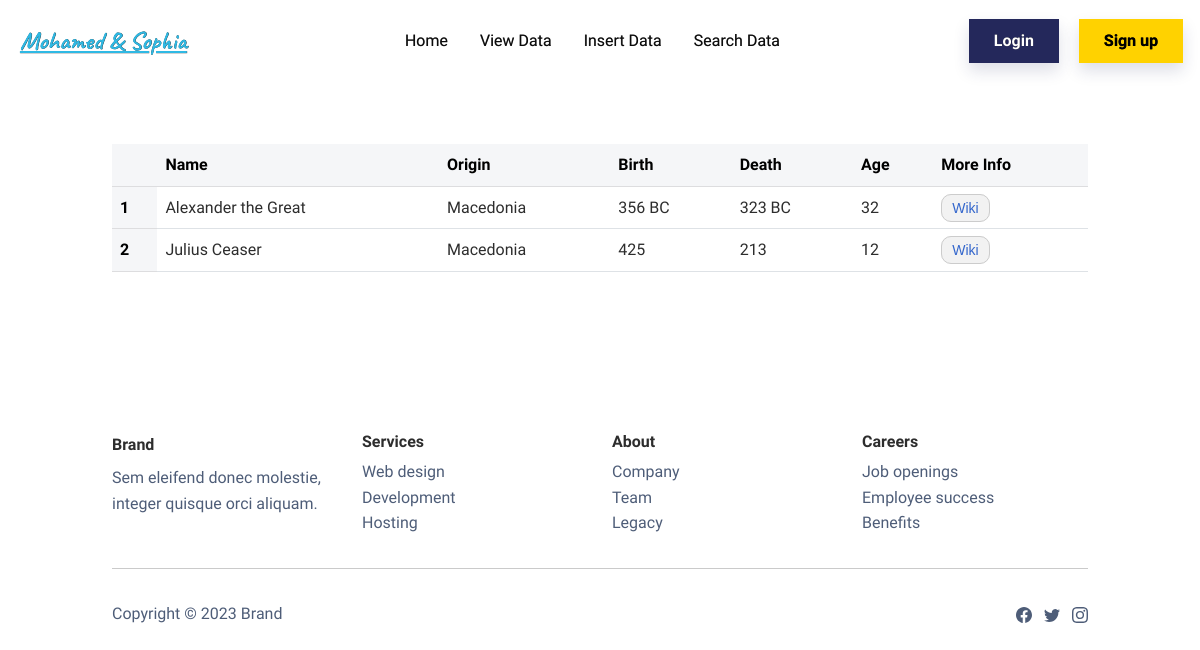
Page /data on the earlier database version.
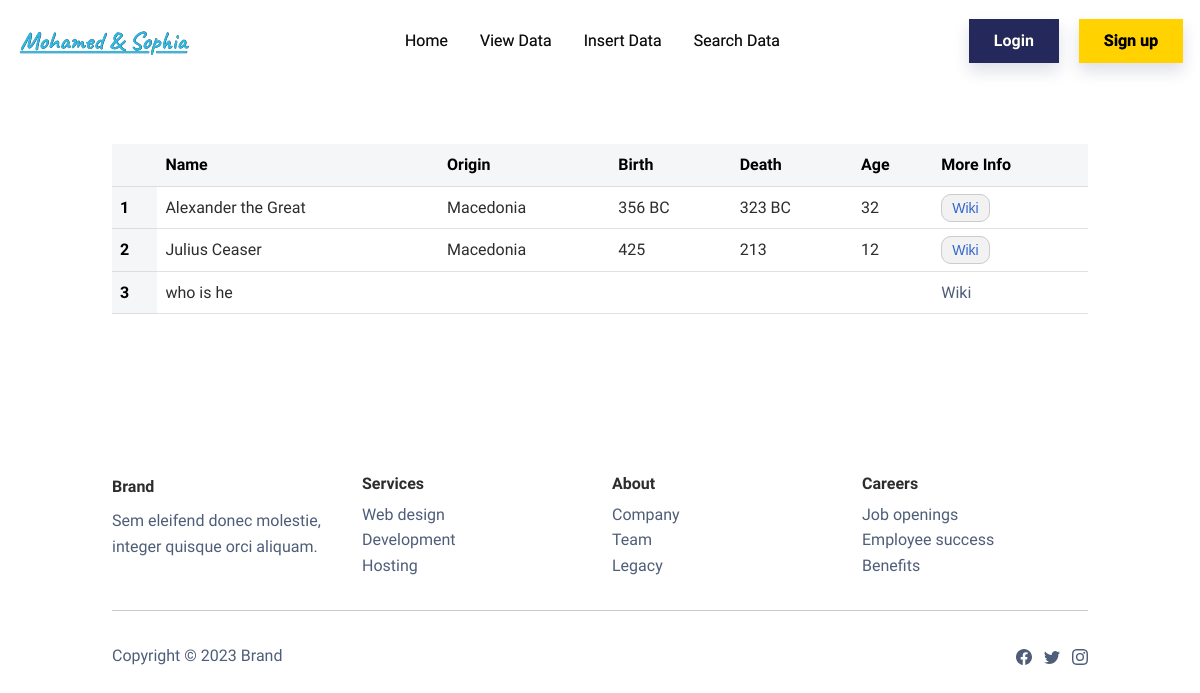
Same page on the later database version.
### MSapp/models.py (models this page shows, shortened)
class Great(db.Model):
    id = db.Column(db.Integer, primary_key=True)
    name = db.Column(db.String(80), unique=True, nullable=False)
    origin = db.Column(db.String(80), unique=False, nullable=True)
    birth = db.Column(db.String(80), unique=False, nullable=True)
    death = db.Column(db.String(80), unique=False, nullable=True)
    age = db.Column(db.Integer, unique=False, nullable=True)
    url = db.Column(db.String(200), unique=False, nullable=True)

### MSapp/routes.py (the view)
@app.route('/data')
def viewData(): # this function will show the data from the database
    greats = Great.query.all()
    return render_template('viewData.html', greats=greats)

### MSapp/routes.py (called while the page is built)
@app.context_processor
def inject_now():
    form = SearchForm()
    return dict(form=form)

### MSapp/templates/viewData.html (shortened to what this page needs)
{% extends 'base.html' %}
{% block content %}
    <section class="py-5 mt-5">
        <div class="container py-4 py-xl-5">
            <table class="table">
                <thead class="table-light">
                <tr>
                    <th scope="col"></th>
                    <th scope="col">Name</th>
                    <th scope="col">Origin</th>
                    <th scope="col">Birth</th>
                    <th scope="col">Death</th>
                    <th scope="col">Age</th>
                    <th scope="col">More Info</th>
                </tr>
                </thead>
            <tbody>
                {% for great in greats %}
                <tr>
                    <th scope="row" class="table-light">{{ loop.index }}</th>
                    <td>{{ great.name }}</td>
                    <td>{{ great.origin }}</td>
                    <td>{{ great.birth }}</td>
                    <td>{{ great.death }}</td>
                    <td>{{ great.age }}</td>
                    <td><a href={{ great.url }} class="more-info-link">Wiki</a></td>
                </tr>
                {% endfor %}
            </tbody>
            </table>
        </div>
    </section>
{% endblock %}

### MSapp/templates/base.html (shortened to what this page needs)
<!DOCTYPE html>
<html lang="en">
<head>
    <link href="{{ url_for('static', filename='bootstrap/css/bootstrap.min.css') }}" rel="stylesheet">
    <link href="{{ url_for('static', filename='css/mystyles.css') }}" rel="stylesheet">
    <link rel="stylesheet" href="https://cdnjs.cloudflare.com/ajax/libs/font-awesome/5.15.3/css/all.min.css">
</head>
<body>
    <nav class="navbar navbar-light navbar-expand-md fixed-top navbar-shrink py-3" id="mainNav" style="height: 80px;text-shadow: 0.2px 0.2px var(--bs-navbar-active-color);display: inline;overflow: visible;transform: translate(-5px);">
        <div class="container-fluid">
            <a class="navbar-brand d-flex align-items-center" href="{{ url_for('home') }}">
                <span style="width: 192.75px;color: rgb(47,185,228);font-size: 25px;font-family: caveat;text-decoration: underline;text-align: center;">
                    Mohamed &amp; Sophia
                </span>
            </a>
            <div class="collapse navbar-collapse" id="navcol-1">
                <ul class="navbar-nav mx-auto" style="margin-right: 100px;">
                    <li class="nav-item"><a class="nav-link" href="{{ url_for('home') }}">Home</a></li>
                    <li class="nav-item"><a class="nav-link" href="{{ url_for('viewData') }}">View Data</a></li>
                    <li class="nav-item"><a class="nav-link" href="{{ url_for('insertData') }}">Insert Data</a></li>
                    <li class="nav-item"><a class="nav-link" href="{{ url_for('searchData') }}">Search Data</a></li>
                </ul>
                    {% if current_user.is_authenticated %}
                            <a><span style="width: 192.75px;color: rgb(35,66,75);font-size: 18px; text-align: center;">
                                Welcome, {{ current_user.username }}!
                            </span></a>
                        <a class="btn btn-primary shadow" style="margin-left: 10px;" role="button" href="{{ url_for('logout') }}">Logout</a>
                    {% else %}
                        <a class="btn btn-primary shadow" style="margin-right: 20px;" role="button" href="{{ url_for('login') }}">Login</a>
                        <a class="btn btn-secondary shadow" role="button" href="{{ url_for('signup') }}">Sign up</a>
                    {% endif %}
            </div>
        </div>
    </nav>
    {% block content %}
    {% endblock %}
    <footer>
        <div class="container py-4 py-lg-5">
            <div class="row row-cols-2 row-cols-md-4">
                <div class="col-12 col-md-3">
                    <div class="fw-bold d-flex align-items-center mb-2"><span>Brand</span></div>
                    <p class="text-muted">Sem eleifend donec molestie, integer quisque orci aliquam.</p>
                </div>
                <div class="col-sm-4 col-md-3 text-lg-start d-flex flex-column">
                    <h3 class="fs-6 fw-bold">Services</h3>
                    <ul class="list-unstyled">
                        <li><a href="#">Web design</a></li>
                        <li><a href="#">Development</a></li>
                        <li><a href="#">Hosting</a></li>
                    </ul>
                </div>
                <div class="col-sm-4 col-md-3 text-lg-start d-flex flex-column">
                    <h3 class="fs-6 fw-bold">About</h3>
                    <ul class="list-unstyled">
                        <li><a href="#">Company</a></li>
                        <li><a href="#">Team</a></li>
                        <li><a href="#">Legacy</a></li>
                    </ul>
                </div>
                <div class="col-sm-4 col-md-3 text-lg-start d-flex flex-column">
                    <h3 class="fs-6 fw-bold">Careers</h3>
                    <ul class="list-unstyled">
                        <li><a href="#">Job openings</a></li>
                        <li><a href="#">Employee success</a></li>
                        <li><a href="#">Benefits</a></li>
                    </ul>
                </div>
            </div>
            <hr>
            <div class="text-muted d-flex justify-content-between align-items-center pt-3">
                <p class="mb-0">Copyright © 2023 Brand</p>
                <ul class="list-inline mb-0">
                    <li class="list-inline-item"></li>
                    <li class="list-inline-item"></li>
                    <li class="list-inline-item"></li>
                </ul>
            </div>
        </div>
    </footer>
</body>
</html>

### MSapp/static/css/mystyles.css (style rules this page uses)
.more-info-link { font-family: Arial, sans-serif; font-size: 14px; color: #3366cc; text-decoration: none; padding: 5px 10px; background-color: #f2f2f2; border: 1px solid #ccc; border-radius: 10px; transition: background-color 0.3s ease; }

Differences in the rows shown:
added Great: name "who is he"
